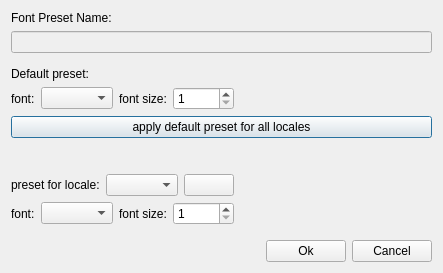
<?xml version="1.0" encoding="UTF-8"?>
<ui version="4.0">
 <class>TableEditorDialog</class>
 <widget class="QDialog" name="TableEditorDialog">
  <property name="geometry">
   <rect>
    <x>0</x>
    <y>0</y>
    <width>443</width>
    <height>273</height>
   </rect>
  </property>
  <property name="windowTitle">
   <string>Edit Font</string>
  </property>
  <layout class="QVBoxLayout" name="verticalLayout">
   <item>
    <widget class="QLabel" name="label_currentPresetName">
     <property name="text">
      <string>Font Preset Name:</string>
     </property>
     <property name="buddy">
      <cstring>lineEdit_currentFontPresetName</cstring>
     </property>
    </widget>
   </item>
   <item>
    <widget class="QLineEdit" name="lineEdit_currentFontPresetName">
     <property name="enabled">
      <bool>false</bool>
     </property>
     <property name="readOnly">
      <bool>true</bool>
     </property>
    </widget>
   </item>
   <item>
    <spacer name="verticalSpacer_2">
     <property name="orientation">
      <enum>Qt::Vertical</enum>
     </property>
     <property name="sizeHint" stdset="0">
      <size>
       <width>20</width>
       <height>40</height>
      </size>
     </property>
    </spacer>
   </item>
   <item>
    <widget class="QLabel" name="label">
     <property name="text">
      <string>Default preset:</string>
     </property>
    </widget>
   </item>
   <item>
    <layout class="QHBoxLayout" name="horizontalLayout">
     <item>
      <widget class="QLabel" name="label_2">
       <property name="text">
        <string>font:</string>
       </property>
       <property name="buddy">
        <cstring>comboBox_defaultFont</cstring>
       </property>
      </widget>
     </item>
     <item>
      <widget class="QComboBox" name="comboBox_defaultFont"/>
     </item>
     <item>
      <widget class="QLabel" name="label_3">
       <property name="text">
        <string>font size:</string>
       </property>
       <property name="buddy">
        <cstring>spinBox_defaultFontSize</cstring>
       </property>
      </widget>
     </item>
     <item>
      <widget class="QSpinBox" name="spinBox_defaultFontSize">
       <property name="minimum">
        <number>1</number>
       </property>
       <property name="maximum">
        <number>10000</number>
       </property>
      </widget>
     </item>
     <item>
      <spacer name="horizontalSpacer">
       <property name="orientation">
        <enum>Qt::Horizontal</enum>
       </property>
       <property name="sizeHint" stdset="0">
        <size>
         <width>40</width>
         <height>20</height>
        </size>
       </property>
      </spacer>
     </item>
    </layout>
   </item>
   <item>
    <widget class="QPushButton" name="pushButton_applyDefaultToAllLocales">
     <property name="text">
      <string>apply default preset for all locales</string>
     </property>
    </widget>
   </item>
   <item>
    <spacer name="verticalSpacer">
     <property name="orientation">
      <enum>Qt::Vertical</enum>
     </property>
     <property name="sizeType">
      <enum>QSizePolicy::Fixed</enum>
     </property>
     <property name="sizeHint" stdset="0">
      <size>
       <width>20</width>
       <height>30</height>
      </size>
     </property>
    </spacer>
   </item>
   <item>
    <layout class="QGridLayout" name="gridLayout">
     <item row="0" column="0">
      <layout class="QHBoxLayout" name="horizontalLayout_2">
       <item>
        <widget class="QLabel" name="label_4">
         <property name="text">
          <string>preset for locale:</string>
         </property>
         <property name="buddy">
          <cstring>comboBox_locale</cstring>
         </property>
        </widget>
       </item>
       <item>
        <widget class="QComboBox" name="comboBox_locale"/>
       </item>
       <item>
        <widget class="QPushButton" name="pushButton_resetLocale">
         <property name="text">
          <string/>
         </property>
        </widget>
       </item>
      </layout>
     </item>
     <item row="1" column="0">
      <layout class="QHBoxLayout" name="horizontalLayout_3">
       <item>
        <widget class="QLabel" name="label_5">
         <property name="text">
          <string>font:</string>
         </property>
         <property name="buddy">
          <cstring>comboBox_localizedFont</cstring>
         </property>
        </widget>
       </item>
       <item>
        <widget class="QComboBox" name="comboBox_localizedFont"/>
       </item>
       <item>
        <widget class="QLabel" name="label_6">
         <property name="text">
          <string>font size:</string>
         </property>
         <property name="buddy">
          <cstring>spinBox_localizedFontSize</cstring>
         </property>
        </widget>
       </item>
       <item>
        <widget class="QSpinBox" name="spinBox_localizedFontSize">
         <property name="minimum">
          <number>1</number>
         </property>
         <property name="maximum">
          <number>10000</number>
         </property>
        </widget>
       </item>
      </layout>
     </item>
     <item row="0" column="1" rowspan="2">
      <spacer name="horizontalSpacer_2">
       <property name="orientation">
        <enum>Qt::Horizontal</enum>
       </property>
       <property name="sizeHint" stdset="0">
        <size>
         <width>40</width>
         <height>20</height>
        </size>
       </property>
      </spacer>
     </item>
    </layout>
   </item>
   <item>
    <spacer name="verticalSpacer_3">
     <property name="orientation">
      <enum>Qt::Vertical</enum>
     </property>
     <property name="sizeHint" stdset="0">
      <size>
       <width>20</width>
       <height>40</height>
      </size>
     </property>
    </spacer>
   </item>
   <item>
    <layout class="QHBoxLayout" name="horizontalLayout_4">
     <item>
      <spacer name="horizontalSpacer_3">
       <property name="orientation">
        <enum>Qt::Horizontal</enum>
       </property>
       <property name="sizeHint" stdset="0">
        <size>
         <width>40</width>
         <height>20</height>
        </size>
       </property>
      </spacer>
     </item>
     <item>
      <widget class="QPushButton" name="pushButton_ok">
       <property name="text">
        <string>Ok</string>
       </property>
      </widget>
     </item>
     <item>
      <widget class="QPushButton" name="pushButton_cancel">
       <property name="text">
        <string>Cancel</string>
       </property>
      </widget>
     </item>
    </layout>
   </item>
  </layout>
 </widget>
 <resources/>
 <connections/>
</ui>
